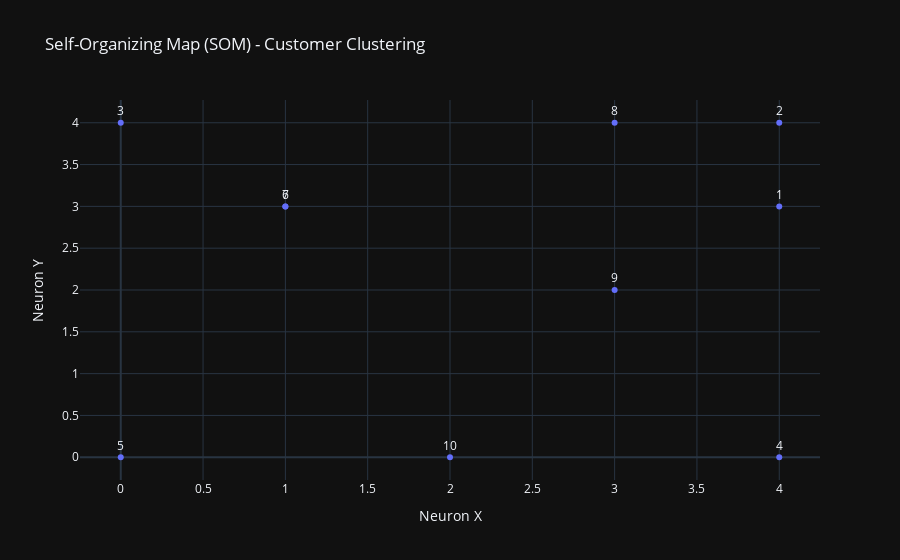

The notebook cell this image was saved under:
### Code cell
# Plot SOM using Plotly
fig = px.scatter(
    results_df,
    x="Neuron X",
    y="Neuron Y",
    text="Customer",
    title="Self-Organizing Map (SOM) - Customer Clustering",
    labels={"Neuron X": "Neuron X", "Neuron Y": "Neuron Y"},
    template="plotly_dark",
    size_max=15
)
fig.update_traces(textposition='top center')
fig.update_layout(showlegend=False)
fig.show()

### Figure 1 — Plotly figure (JSON) as saved in the notebook; plotly's stock layout.template omitted (floating-point values rounded to 4 significant figures)
{"data": [{"hovertemplate": "Neuron X=%{x}<br>Neuron Y=%{y}<br>Customer=%{text}<extra></extra>", "legendgroup": "", "marker": {"color": "#636efa", "symbol": "circle"}, "mode": "markers+text", "name": "", "orientation": "v", "showlegend": false, "text": [1, 2, 3, 4, 5, 6, 7, 8, 9, 10], "textposition": "top center", "type": "scatter", "x": [4, 4, 0, 4, 0, 1, 1, 3, 3, 2], "xaxis": "x", "y": [3, 4, 4, 0, 0, 3, 3, 4, 2, 0], "yaxis": "y"}], "layout": {"legend": {"tracegroupgap": 0}, "showlegend": false, "title": {"text": "Self-Organizing Map (SOM) - Customer Clustering"}, "xaxis": {"anchor": "y", "domain": [0, 1], "title": {"text": "Neuron X"}}, "yaxis": {"anchor": "x", "domain": [0, 1], "title": {"text": "Neuron Y"}}}}
